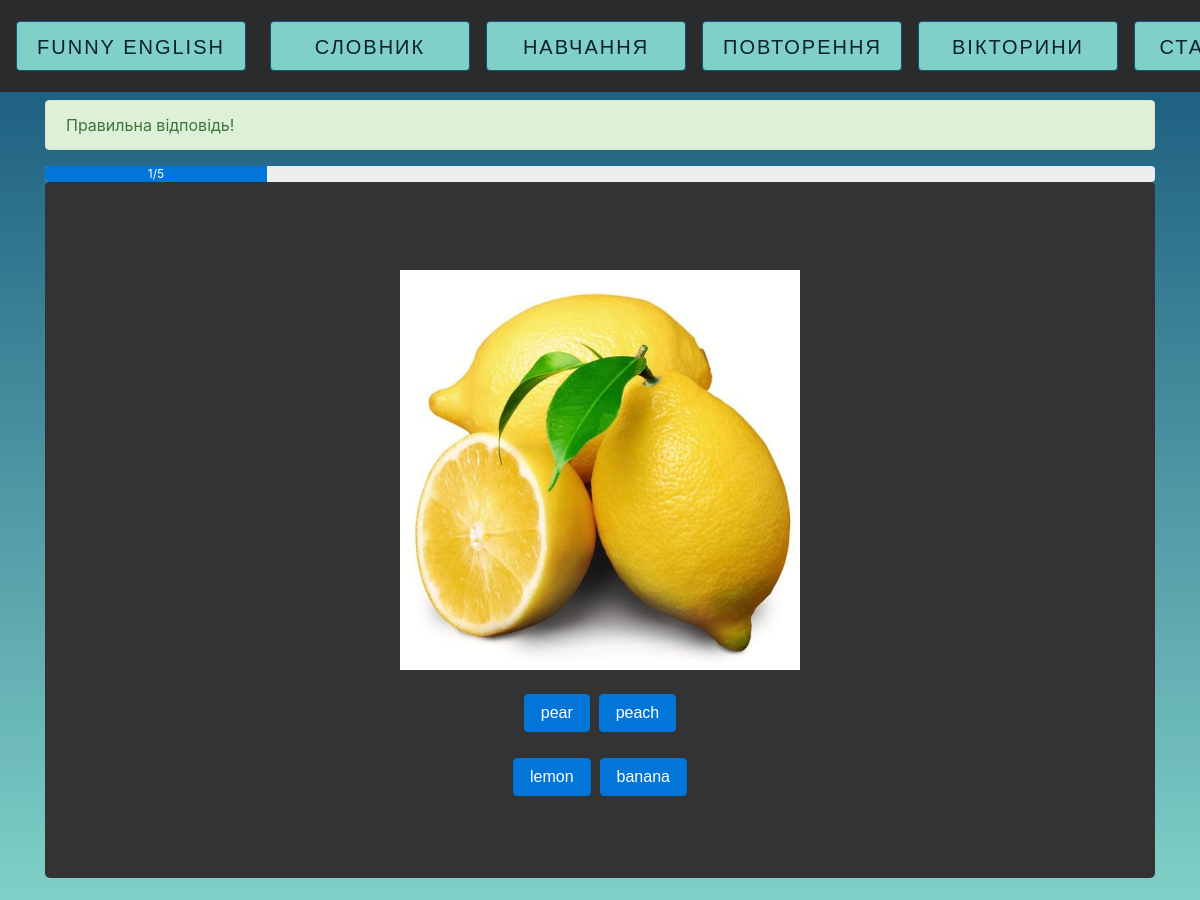
Page /quizzes/1/visual (signed in) on the committed database.
### word/models.py (models this page shows)
class Word(models.Model):
    engWord = models.CharField(max_length=25, verbose_name="English")
    trWord = models.CharField(max_length=25, verbose_name="Ukrainian")
    word = models.ForeignKey(Theme, on_delete=models.CASCADE, verbose_name="Theme", default=None)
    sentence = models.TextField(verbose_name="Sentence")
    structure = models.CharField(max_length=25, verbose_name="Structure")
    img = models.ImageField(upload_to='static/img/words')
    brainteaser = models.TextField(verbose_name="Brainteaser", default=None, blank=True, null=True)
    def __str__(self):
        return self.engWord

### word/views.py (the view)
# urls.py: path('quizzes/<int:theme_name>/<person_type>', views.quiz, name="quiz"),
@login_required(login_url="user:login")
def quiz(request, theme_name, person_type):
    global cur_word, guessed_words
    cur_word += 1
    if cur_word >= total_words:
        return redirect('/result')
    page = person_type + '.html'
    words = Word.objects.filter(word_id=theme_name).order_by('?')
    if len(words) < 1:
        return
    if person_type == "kinesthetic":
        words = words.exclude(brainteaser__isnull=True)
    options = list(words)[:4]
    image_word = options[0]
    random.shuffle(options)
    choosed_answer = request.GET.get("mybtn1") or request.GET.get("mybtn2") or request.GET.get(
        "mybtn3") or request.GET.get("mybtn4")
    if cur_word!=0:
        if choosed_answer == request.GET.get("word"):
            messages.success(request, "Правильна відповідь!")
            guessed_words += 1
        else:
            messages.info(request, 'Відповідь неправильна!')
    print("Correct answer =", image_word, "| callstack: ", inspect.currentframe())
    print('cur_word =',cur_word,"   |   ",inspect.currentframe())
    print('guessed_words =', guessed_words, "   |   ",inspect.currentframe())
    print('total_words =', total_words, "   |   ",inspect.currentframe())
    print("progress_val =",cur_word/total_words*100.,"   |   ",inspect.currentframe())
    if request.method == 'POST':
        print("Request method = POST","   |   ",inspect.currentframe())
    else:
        print("Request method = GET","   |   ",inspect.currentframe())
    return render(request, page,
                  {'btn1': options[0], 'btn2': options[1], 'btn3': options[2], 'btn4': options[3],
                   'word': image_word, 'person_type': person_type,
                   'progress_val': int(cur_word/total_words*100.),
                   'cur_word' : cur_word,
                   'total_words' : total_words
                   })

### templates/visual.html (shortened to what this page needs)
{% extends "layout.html" %}
{% block body %}
<div class="progress">
  <div class="progress-bar"  style="width: {{progress_val}}%" role="progressbar">{{cur_word}}/{{total_words}}</div>
</div>
    <div class="jumbotron text-center" style="background-color:#333333">
        <br>
        <form autocomplete="off">
            <div>
                <img id="word_image" src="/static/img/words{{ word.img.url }}"
                     style="visibility:visible; max-width: 300pt; max-height: 400pt; color: white">
            </div>
            <p>
                <input type="submit" class="btn btn-primary" value={{ btn1 }} name="mybtn1">
                <input type="submit" class="btn btn-primary" value={{ btn2 }} name="mybtn2">
            <p>
                <input type="submit" class="btn btn-primary" value={{ btn3 }} name="mybtn3">
                <input type="submit" class="btn btn-primary" value={{ btn4 }} name="mybtn4">
        </form>
    </div>
{% endblock body %}

### static/css/style.css (style rules this page uses)
body { background: linear-gradient(#13547a, #80d0c7); font-family: 'Quicksand', sans-serif; }
p { font-size: 200%; font-family: 'Quicksand', sans-serif; text-align: center; }

### templates/layout.html (style rules this page uses)
body { background: linear-gradient(#13547a, #80d0c7); font-family: 'Quicksand', sans-serif; width: 100%; height:100vh; background-size: cover; }

### rows in the picture
Word: img (picture), mybtn3 "lemon"
Word: mybtn1 "pear"
Word: mybtn2 "peach"
Word: mybtn4 "banana"

### other values in the picture
{{ message }} "Правильна відповідь!"
{{ cur_word }} "1"
{{ total_words }} "5"
